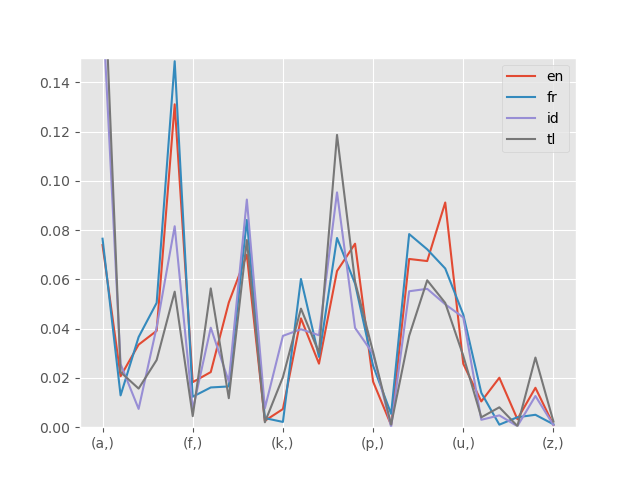

Write the Python code that produced this figure.
# 모듈로딩 --------------------------------------------------
import matplotlib.pyplot as plt
import pandas as pd
import json
import os.path

# 데이터 변수 선언 --------------------------------------------
DEBUG = True
LANG_CSV= '../DATA/LANG/'

# 언어데이터 파일 생성 ----------------------------------------
if not os.path.exists(LANG_CSV): os.mkdir(LANG_CSV)

# (1) 알파벳 출현 빈도 데이터 수집
with open("../DATA/LANG/freq_train.json", mode="r", encoding="utf-8") as fp:
    freq = json.load(fp)            # JSON 문자열 데이터 읽어서 리스트 또는 딕셔너리 결과 반환
    if DEBUG: print('freq ===={}\n{}'.format(type(freq), len(freq)))

# (2) 데이터 분석 => 언어마다 계산
lang_dic = {}
if DEBUG:
    print('freq[0]["labels"] = {}'.format(freq["labels"]))

for i, lbl in enumerate(freq["labels"]):
    if DEBUG: print('i = {}\t lbl = {}'.format(i, lbl))

    fq = freq["freqs"][i]    # 트레인 용 데이터 추출
    if not (lbl in lang_dic):   # 레이블 언어 데이터 채우기
        lang_dic[lbl] = fq
        #continue
    else:
        #lang_dic[lbl] = (lang_dic[lbl] + fq)/2
        for idx, v in enumerate(fq):                            # 언어별 알파벳 26개 빈도 값 채우기
            lang_dic[lbl][idx] = (lang_dic[lbl][idx] + v) / 2   # 0~1사이 값으로 범위 한정

# (3) Plot을 그리기 위해서 DataFrame에 데이터 넣기
asclist = [[chr(n) for n in range(97,97+26)]]  # 'a' => code value 97
df = pd.DataFrame(lang_dic, index=asclist)

# (4) 그래프 그리기
# ggplot -> grammar of graphics plot
plt.style.use('ggplot')
df.plot(kind="bar", subplots=True, ylim=(0,0.15))
df.plot(kind='line', ylim=(0,0.15))
plt.savefig("lang-plot.png")
plt.show()
